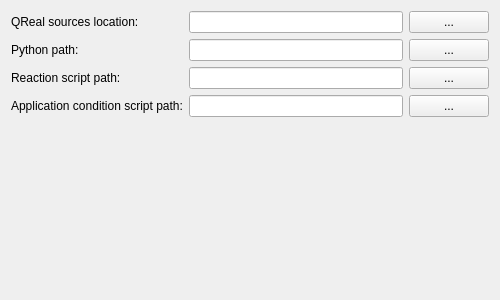
<?xml version="1.0" encoding="UTF-8"?>
<ui version="4.0">
 <class>visualInterpreterPreferencesPage</class>
 <widget class="QWidget" name="visualInterpreterPreferencesPage">
  <property name="geometry">
   <rect>
    <x>0</x>
    <y>0</y>
    <width>500</width>
    <height>300</height>
   </rect>
  </property>
  <property name="windowTitle">
   <string>Form</string>
  </property>
  <layout class="QVBoxLayout" name="verticalLayout">
   <item>
    <layout class="QGridLayout" name="gridLayout">
     <item row="0" column="0">
      <widget class="QLabel" name="qrealSourcesLabel">
       <property name="text">
        <string>QReal sources location:</string>
       </property>
      </widget>
     </item>
     <item row="0" column="1">
      <widget class="QLineEdit" name="qrealSourcesLineEdit"/>
     </item>
     <item row="0" column="2">
      <widget class="QPushButton" name="qrealSourcesPushButton">
       <property name="text">
        <string>...</string>
       </property>
      </widget>
     </item>
     <item row="1" column="0">
      <widget class="QLabel" name="pythonPathLabel">
       <property name="text">
        <string>Python path:</string>
       </property>
      </widget>
     </item>
     <item row="1" column="1">
      <widget class="QLineEdit" name="pythonPathLineEdit"/>
     </item>
     <item row="1" column="2">
      <widget class="QPushButton" name="pythonPathPushButton">
       <property name="text">
        <string>...</string>
       </property>
      </widget>
     </item>
     <item row="2" column="0">
      <widget class="QLabel" name="reactionPathLabel">
       <property name="text">
        <string>Reaction script path:</string>
       </property>
      </widget>
     </item>
     <item row="2" column="1">
      <widget class="QLineEdit" name="reactionPathLineEdit"/>
     </item>
     <item row="2" column="2">
      <widget class="QPushButton" name="reactionPathPushButton">
       <property name="text">
        <string>...</string>
       </property>
      </widget>
     </item>
     <item row="3" column="0">
      <widget class="QLabel" name="appCondLabel">
       <property name="text">
        <string>Application condition script path:</string>
       </property>
      </widget>
     </item>
     <item row="3" column="1">
      <widget class="QLineEdit" name="appCondLineEdit"/>
     </item>
     <item row="3" column="2">
      <widget class="QPushButton" name="appCondPushButton">
       <property name="text">
        <string>...</string>
       </property>
      </widget>
     </item>
    </layout>
   </item>
   <item>
    <spacer name="verticalSpacer">
     <property name="orientation">
      <enum>Qt::Vertical</enum>
     </property>
     <property name="sizeHint" stdset="0">
      <size>
       <width>20</width>
       <height>40</height>
      </size>
     </property>
    </spacer>
   </item>
  </layout>
 </widget>
 <resources/>
 <connections/>
</ui>
